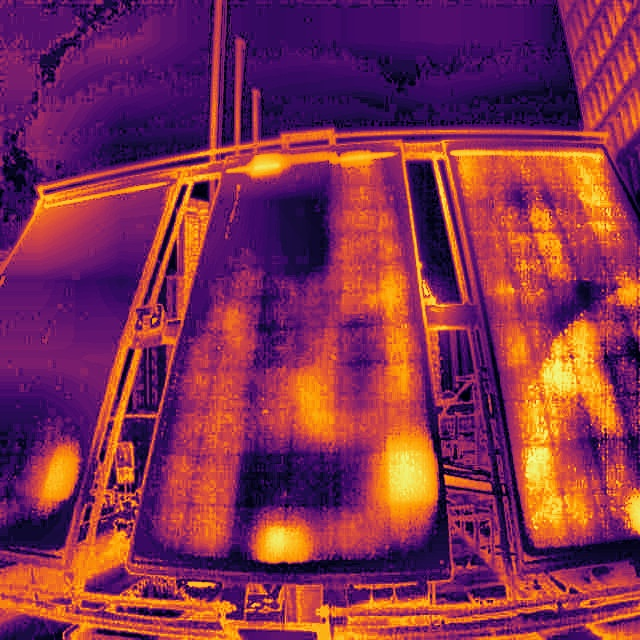
#> input picture test/images/20260106_073719_8b_jpg.rf.84e4a0f980827ca8b69ab449f9f0da0e.jpg, 640 x 640 px; its folder holds only this picture in this run
$ python preprocessing_test.py --image test/images/20260106_073719_8b_jpg.rf.84e4a0f980827ca8b69ab449f9f0da0e.jpg
#> lines starting #> are read from the running program, lines starting #| are printed output that depends on the picture
#> in compare_single, img_bgr is the input picture: shape (640, 640, 3); mean B, G, R 79.2, 47.7, 131.9
"""
preprocessing_test.py
=====================
SolarScan FYP — Preprocessing Visual Comparison Tool
University of Malaya

Shows three stages side by side for any image in the dataset:
  Stage 0 : Raw (simulated grayscale — original state before preprocessing)
  Stage 1 : After CLAHE (contrast enhancement)
  Stage 2 : After INFERNO colormap (final preprocessed state)

NOTE: preprocessing.py overwrites originals, so this script simulates
the "before" state by converting the already-processed image back to
grayscale — this faithfully reconstructs the raw thermal camera output.

HOW TO RUN:
  python preprocessing_test.py                  # first image in dataset
  python preprocessing_test.py --random         # random image
  python preprocessing_test.py --image path.jpg # specific image
  python preprocessing_test.py --all            # grid of 6 images
  python preprocessing_test.py --save           # save output to PNG

REQUIREMENTS:
  pip install opencv-python numpy matplotlib
"""

import cv2
import numpy as np
import matplotlib.pyplot as plt
import matplotlib.gridspec as gridspec
import matplotlib.cm as cm
import os
import argparse
import random

# ─── SETTINGS ─────────────────────────────────
DATASET_DIR = "dataset2/train/images"
OUTPUT_DIR  = "runs/preprocessing_test"
CLAHE_CLIP  = 2.0
CLAHE_GRID  = (8, 8)

BG       = "#07080e"
SURFACE  = "#10131e"
BORDER   = "#1a1f30"
TEXT     = "#dde3f0"
MUTED    = "#3d4a5c"
ORANGE   = "#f97316"
AMBER    = "#f59e0b"
BLUE     = "#3b82f6"


# ─── PIPELINE FUNCTIONS ───────────────────────

def simulate_raw(image_bgr):
    """
    Reconstruct the raw grayscale thermal state from the
    already-processed INFERNO image by converting to grayscale.
    This is equivalent to what the thermal camera originally output.
    """
    return cv2.cvtColor(image_bgr, cv2.COLOR_BGR2GRAY)
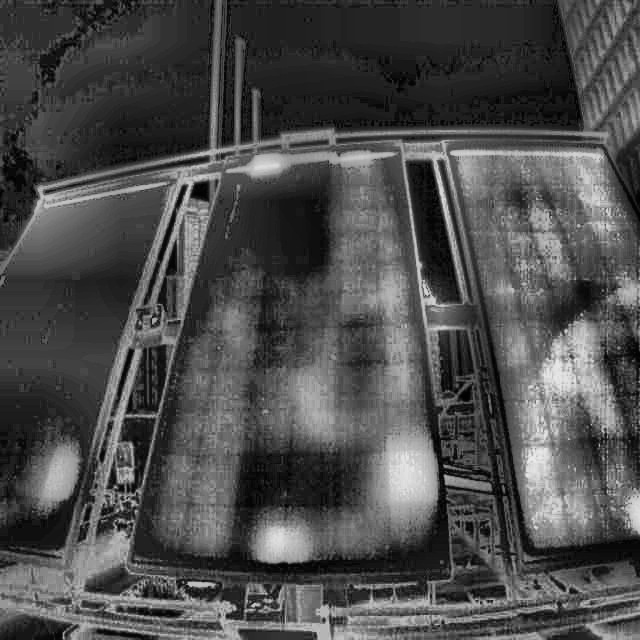
#> returned value: shape (640, 640); min 1, max 236, mean 76.5


def apply_clahe(gray):
    clahe = cv2.createCLAHE(clipLimit=CLAHE_CLIP, tileGridSize=CLAHE_GRID)
    return clahe.apply(gray)
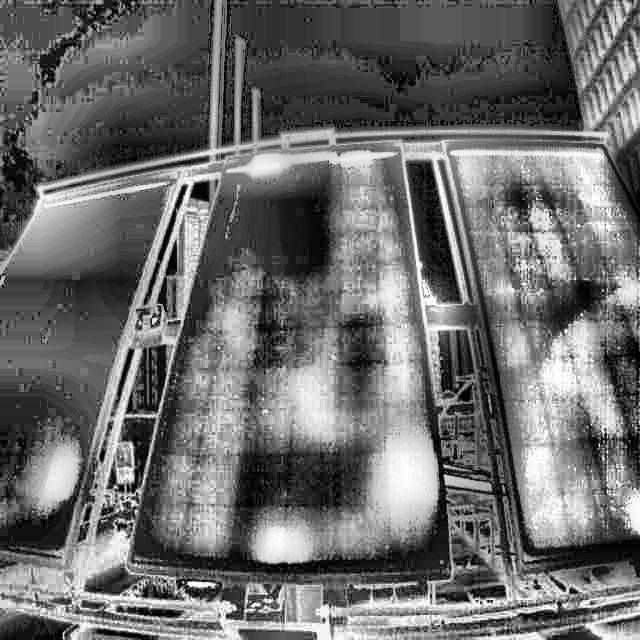
#> returned value: shape (640, 640); min 0, max 255, mean 108.4


def apply_inferno(gray):
    normalized   = gray.astype(np.float32) / 255.0
    inferno      = cm.get_cmap("inferno")
    colored_rgba = inferno(normalized)
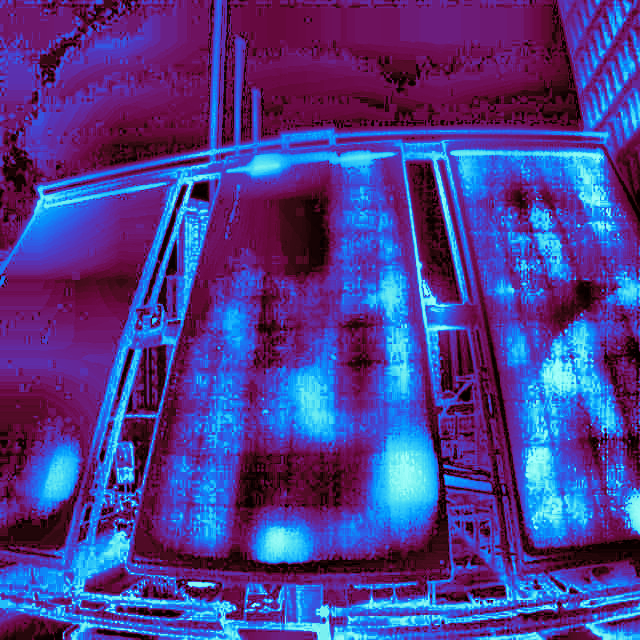
#> colored_rgba: shape (640, 640, 4) float64; mean of channels 0, 1, 2, 3 0.559, 0.24, 0.3, 1; drawn as B, G, R
    colored_rgb  = (colored_rgba[:, :, :3] * 255).astype(np.uint8)
    return colored_rgb


def run_pipeline(image_bgr):
    """Return all three stages."""
    raw     = simulate_raw(image_bgr)
    clahe   = apply_clahe(raw)
    inferno = apply_inferno(clahe)
    return raw, clahe, inferno


# ─── SINGLE IMAGE COMPARISON ──────────────────

def compare_single(image_path, save_path=None, show=True):
    img_bgr = cv2.imread(image_path)
    if img_bgr is None:
        print(f"Could not read: {image_path}")
        return

    raw, clahe_img, inferno_img = run_pipeline(img_bgr)

    # Stats
    raw_std    = float(np.std(raw))
#> raw_std = 47.37
    clahe_std  = float(np.std(clahe_img))
#> clahe_std = 64.65
    raw_mean   = float(np.mean(raw))
#> raw_mean = 76.46
    clahe_mean = float(np.mean(clahe_img))
#> clahe_mean = 108.4
    contrast_gain = ((clahe_std - raw_std) / raw_std * 100) if raw_std > 0 else 0
#> contrast_gain = 36.47

    # Histograms
    hist_raw   = cv2.calcHist([raw],       [0], None, [256], [0, 256]).flatten()
#> hist_raw = 256 values, max 7388 at index 32, min 0 at index 0, mean 1600
    hist_clahe = cv2.calcHist([clahe_img], [0], None, [256], [0, 256]).flatten()
#> hist_clahe = 256 values, max 3293 at index 81, min 41 at index 255, mean 1600

    # ─── Figure layout ────────────────────────
    fig = plt.figure(figsize=(18, 10), facecolor=BG)
    fig.suptitle(
     #   f"SolarScan  |  Preprocessing Comparison\n"
        f"{os.path.basename(image_path)}",
        color=TEXT, fontsize=13, fontweight="bold", y=0.99,
        fontfamily="monospace"
    )

    gs = gridspec.GridSpec(
        2, 4, figure=fig,
        hspace=0.45, wspace=0.30,
        top=0.91, bottom=0.06,
        left=0.04, right=0.97
    )

    # ── Row 0: Images ─────────────────────────
    stages  = [raw, clahe_img, inferno_img]
    titles  = [
        "Stage 0 — Raw Grayscale\n(before preprocessing)",
        "Stage 1 — After CLAHE\n(contrast enhancement)",
        "Stage 2 — After INFERNO\n(final preprocessed)",
    ]
    cmaps_  = ["gray", "gray", None]
    borders = [MUTED, AMBER, ORANGE]

    for col in range(3):
        ax = fig.add_subplot(gs[0, col])
        ax.set_facecolor(SURFACE)
        if cmaps_[col]:
            ax.imshow(stages[col], cmap=cmaps_[col], vmin=0, vmax=255)
        else:
            ax.imshow(stages[col])
        ax.set_title(titles[col], color=TEXT, fontsize=9.5,
                     fontweight="bold", pad=8, fontfamily="monospace")
        ax.axis("off")
        for spine in ax.spines.values():
            spine.set_visible(True)
            spine.set_edgecolor(borders[col])
            spine.set_linewidth(2)

    # ── Difference map ────────────────────────
    diff      = cv2.absdiff(raw, clahe_img).astype(np.float32)
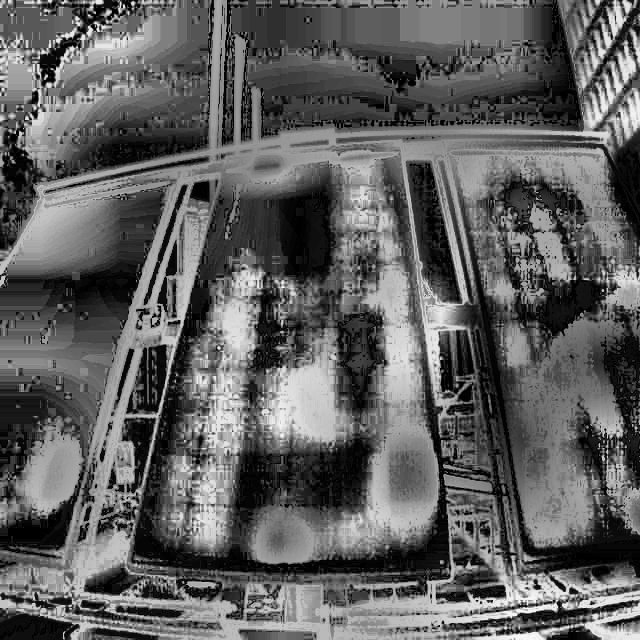
#> diff: shape (640, 640) float32; min 0, max 86, mean 32.5; drawn with min black and max white
    diff_norm = (diff / diff.max() * 255).astype(np.uint8) if diff.max() > 0 else diff.astype(np.uint8)
    diff_rgb  = apply_inferno(diff_norm)
#> in apply_inferno (call 2), `colored_rgba = inferno(normalized)`:
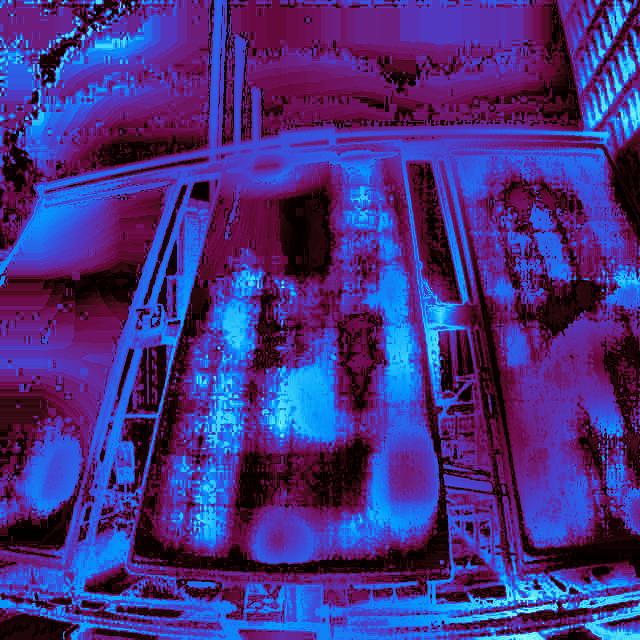
#> colored_rgba: shape (640, 640, 4) float64; mean of channels 0, 1, 2, 3 0.511, 0.19, 0.275, 1; drawn as B, G, R

    ax_diff = fig.add_subplot(gs[0, 3])
    ax_diff.set_facecolor(SURFACE)
    ax_diff.imshow(diff_rgb)
    ax_diff.set_title("CLAHE Difference Map\n(what CLAHE changed)",
                      color=TEXT, fontsize=9.5, fontweight="bold",
                      pad=8, fontfamily="monospace")
    ax_diff.axis("off")
    for spine in ax_diff.spines.values():
        spine.set_visible(True)
        spine.set_edgecolor(BLUE)
        spine.set_linewidth(2)

    # ── Row 1 col 0: Raw histogram ─────────────
    ax_h0 = fig.add_subplot(gs[1, 0])
    ax_h0.set_facecolor(SURFACE)
    ax_h0.fill_between(range(256), hist_raw, alpha=0.4, color=MUTED)
    ax_h0.plot(range(256), hist_raw, color=MUTED, linewidth=1.2)
    ax_h0.set_title("Pixel Histogram — Raw", color=TEXT,
                    fontsize=9, pad=5, fontfamily="monospace")
    ax_h0.set_xlim(0, 255)
    ax_h0.set_facecolor(SURFACE)
    ax_h0.tick_params(colors=MUTED, labelsize=7)
    ax_h0.spines[:].set_color(BORDER)
    ax_h0.set_xlabel("Pixel value  (0 = cold,  255 = hot)",
                     color=MUTED, fontsize=7)
    ax_h0.set_ylabel("Count", color=MUTED, fontsize=7)
    ax_h0.annotate(
        f"mean={raw_mean:.0f}  std={raw_std:.1f}",
        xy=(0.97, 0.94), xycoords="axes fraction",
        ha="right", va="top", color=MUTED,
        fontsize=7, fontfamily="monospace"
    )

    # ── Row 1 col 1: CLAHE histogram ──────────
    ax_h1 = fig.add_subplot(gs[1, 1])
    ax_h1.set_facecolor(SURFACE)
    ax_h1.fill_between(range(256), hist_clahe, alpha=0.4, color=AMBER)
    ax_h1.plot(range(256), hist_clahe, color=AMBER, linewidth=1.2)
    ax_h1.set_title("Pixel Histogram — After CLAHE", color=TEXT,
                    fontsize=9, pad=5, fontfamily="monospace")
    ax_h1.set_xlim(0, 255)
    ax_h1.tick_params(colors=MUTED, labelsize=7)
    ax_h1.spines[:].set_color(BORDER)
    ax_h1.set_xlabel("Pixel value  (0 = cold,  255 = hot)",
                     color=MUTED, fontsize=7)
    ax_h1.set_ylabel("Count", color=MUTED, fontsize=7)
    ax_h1.annotate(
        f"mean={clahe_mean:.0f}  std={clahe_std:.1f}",
        xy=(0.97, 0.94), xycoords="axes fraction",
        ha="right", va="top", color=MUTED,
        fontsize=7, fontfamily="monospace"
    )

    # ── Row 1 col 2: INFERNO scale bar ────────
    ax_cb = fig.add_subplot(gs[1, 2])
    ax_cb.set_facecolor(SURFACE)
    gradient = np.linspace(0, 1, 256).reshape(1, -1)
    ax_cb.imshow(gradient, aspect="auto", cmap="inferno",
                 extent=[0, 255, 0, 1])
    ax_cb.set_title("INFERNO Colormap Scale", color=TEXT,
                    fontsize=9, pad=5, fontfamily="monospace")
    ax_cb.set_yticks([])
    ax_cb.tick_params(colors=MUTED, labelsize=8)
    ax_cb.spines[:].set_color(BORDER)
    ax_cb.set_xticks([0, 64, 128, 192, 255])
    ax_cb.set_xticklabels(
        ["Cold\n(black)", "Cool\n(purple)", "Warm\n(red)",
         "Hot\n(orange)", "Very Hot\n(yellow-white)"],
        color=MUTED, fontsize=7
    )

    # ── Row 1 col 3: Stats panel ───────────────
    ax_st = fig.add_subplot(gs[1, 3])
    ax_st.set_facecolor(SURFACE)
    ax_st.axis("off")
    ax_st.spines[:].set_color(BORDER)

    stats = [
        ("CLAHE clip limit",  f"{CLAHE_CLIP}"),
        ("CLAHE tile grid",   f"{CLAHE_GRID[0]} x {CLAHE_GRID[1]}"),
        ("",                  ""),
        ("Raw mean",          f"{raw_mean:.1f}"),
        ("CLAHE mean",        f"{clahe_mean:.1f}"),
        ("",                  ""),
        ("Raw std dev",       f"{raw_std:.1f}"),
        ("CLAHE std dev",     f"{clahe_std:.1f}"),
        ("Contrast gain",     f"+{contrast_gain:.1f}%"),
        ("",                  ""),
        ("Output channels",   "3  (RGB)"),
        ("Colormap",          "INFERNO"),
    ]
#> stats = 12 items, first 6: ('CLAHE clip limit', '2.0'), ('CLAHE tile grid', '8 x 8'), ('', ''), ('Raw mean', '76.5'), ('CLAHE mean', '108.4'), ('', '')

    ax_st.text(0.05, 0.97, "Processing Stats",
               transform=ax_st.transAxes,
               color=ORANGE, fontsize=9.5, fontweight="bold",
               va="top", fontfamily="monospace")

    for i, (k, v) in enumerate(stats):
        y = 0.84 - i * 0.072
        if not k:
            continue
        ax_st.text(0.05, y, k, transform=ax_st.transAxes,
                   color=MUTED, fontsize=8, va="top",
                   fontfamily="monospace")
        ax_st.text(0.62, y, v, transform=ax_st.transAxes,
                   color=TEXT, fontsize=8, va="top",
                   fontfamily="monospace", fontweight="bold")
#> this loop made 12 passes
#> (k, v, y) on passes 1 to 8: ('CLAHE clip limit', '2.0', 0.84), ('CLAHE tile grid', '8 x 8', 0.768), ('', '', 0.696), ('Raw mean', '76.5', 0.624), ('CLAHE mean', '108.4', 0.552), ('', '', 0.48), ('Raw std dev', '47.4', 0.408), ('CLAHE std dev', '64.6', 0.336)

    # ── Footer ────────────────────────────────
    fig.text(0.5, 0.01,
             "SolarScan  |  University of Malaya FYP  |  "
             "Note: 'Raw' is simulated by converting processed image back to grayscale",
             ha="center", color=MUTED, fontsize=7, fontfamily="monospace")

    plt.subplots_adjust(top=0.92)

    if save_path:
        os.makedirs(os.path.dirname(save_path), exist_ok=True)
        plt.savefig(save_path, dpi=150, facecolor=BG, bbox_inches="tight")
        print(f"Saved: {save_path}")

    if show:
        plt.show()
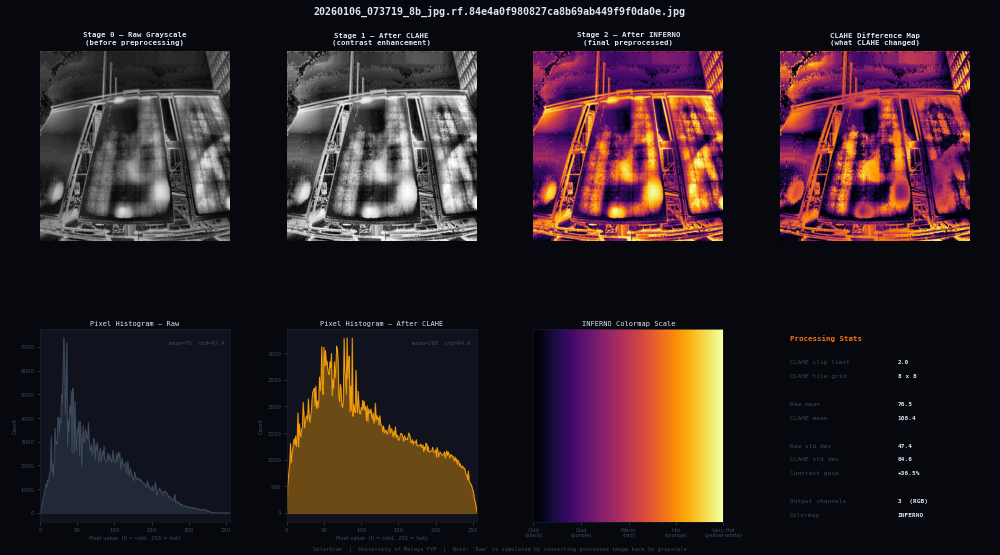
#> figure drawn by matplotlib, 7 panels; panel 5: curve peaks at x = 32, y = 7388; panel 6: curve peaks at x = 81, y = 3293

    plt.close()
    return contrast_gain


# ─── MULTI-IMAGE GRID ─────────────────────────

# [58 lines left out: function compare_grid, not called in this run]


# ─── MAIN ─────────────────────────────────────

def main():
    parser = argparse.ArgumentParser(
        description="SolarScan — Preprocessing Visual Comparison"
    )
    parser.add_argument("--image",  type=str, default=None,
                        help="Path to a specific image")
    parser.add_argument("--random", action="store_true",
                        help="Pick a random image from the dataset")
    parser.add_argument("--all",    action="store_true",
                        help="Generate a comparison grid of 6 images")
    parser.add_argument("--save",   action="store_true",
                        help="Save output PNG to runs/preprocessing_test/")
    parser.add_argument("--n",      type=int, default=6,
                        help="Number of images for --all grid (default 6)")
    args = parser.parse_args()

    os.makedirs(OUTPUT_DIR, exist_ok=True)

    # Collect images
    all_images = []
    if os.path.exists(DATASET_DIR):
        all_images = sorted([
            os.path.join(DATASET_DIR, f)
            for f in os.listdir(DATASET_DIR)
            if f.lower().endswith((".jpg", ".jpeg", ".png", ".bmp"))
        ])

    if not all_images:
        print(f"No images found in {DATASET_DIR}")
        print("Make sure dataset2/train/images/ exists.")
        return

    print(f"Found {len(all_images)} images in {DATASET_DIR}")

    # Grid mode
    if args.all:
        save_path = os.path.join(OUTPUT_DIR, "comparison_grid.png")
        compare_grid(all_images, save_path, n=args.n)
        return

    # Single image mode
    if args.image:
        image_path = args.image
    elif args.random:
        image_path = random.choice(all_images)
        print(f"Selected: {os.path.basename(image_path)}")
    else:
        image_path = all_images[0]
        print(f"Using first image: {os.path.basename(image_path)}")

    save_path = None
    if args.save:
        name = os.path.splitext(os.path.basename(image_path))[0]
        save_path = os.path.join(OUTPUT_DIR, f"{name}_comparison.png")

    print("\nGenerating comparison...")
    gain = compare_single(image_path, save_path=save_path, show=True)
#> gain = 36.47
    print(f"Contrast gain from CLAHE: +{gain:.1f}%")
#| Contrast gain from CLAHE: +36.5%
    print("\nClose the plot window to exit.")


if __name__ == "__main__":
    main()

$ run again, on test/images/Thermal_Solar_426_jpg.rf.5d39a2c502ddb18ed3ab5bdb5e0be09e.jpg
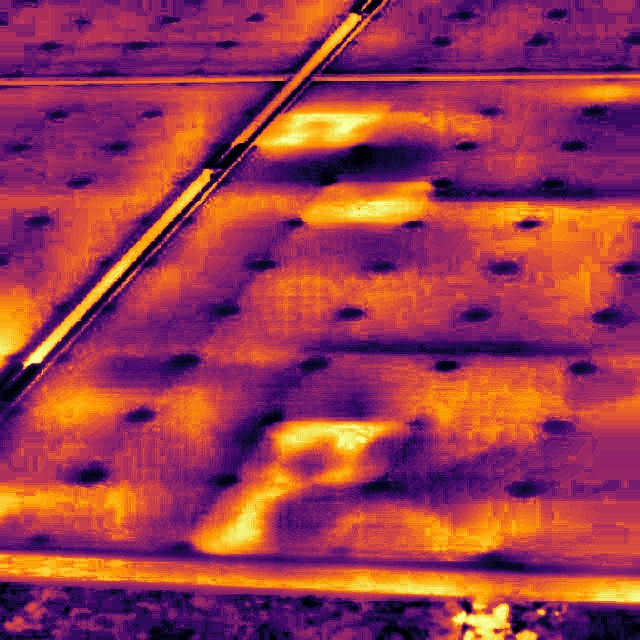
#> input picture test/images/Thermal_Solar_426_jpg.rf.5d39a2c502ddb18ed3ab5bdb5e0be09e.jpg, 640 x 640 px
#> in compare_single, img_bgr is the input picture: shape (640, 640, 3); mean B, G, R 79, 57.3, 155.7
#> in apply_inferno, `colored_rgba = inferno(normalized)`:
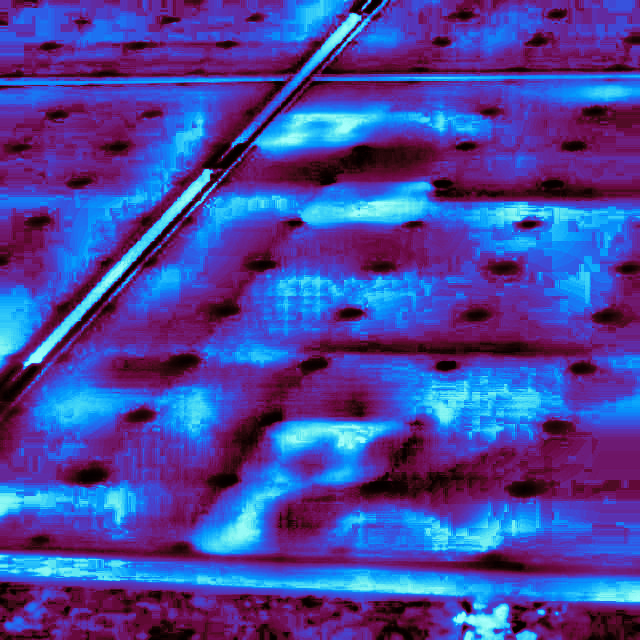
#> colored_rgba: shape (640, 640, 4) float64; mean of channels 0, 1, 2, 3 0.621, 0.271, 0.285, 1; drawn as B, G, R
#> raw_std = 45
#> clahe_std = 62.72
#> raw_mean = 89.21
#> clahe_mean = 119.2
#> contrast_gain = 39.39
#> hist_raw = 256 values, max 5189 at index 75, min 0 at index 245, mean 1600
#> hist_clahe = 256 values, max 2933 at index 110, min 35 at index 0, mean 1600
#> in apply_inferno (call 2), `colored_rgba = inferno(normalized)`:
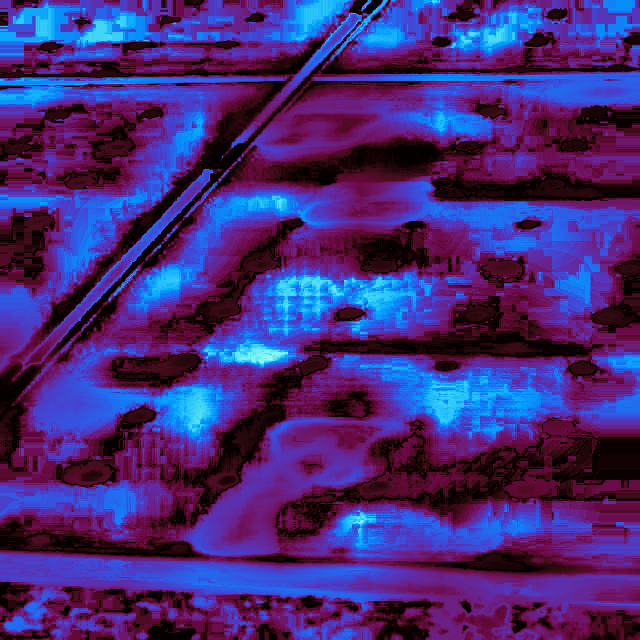
#> colored_rgba: shape (640, 640, 4) float64; mean of channels 0, 1, 2, 3 0.471, 0.17, 0.274, 1; drawn as B, G, R
#> stats = 12 items, first 6: ('CLAHE clip limit', '2.0'), ('CLAHE tile grid', '8 x 8'), ('', ''), ('Raw mean', '89.2'), ('CLAHE mean', '119.2'), ('', '')
#> the loop in compare_single, `for i, (k, v) in enumerate(stats):` made 12 passes
#> (k, v, y) on passes 1 to 8: ('CLAHE clip limit', '2.0', 0.84), ('CLAHE tile grid', '8 x 8', 0.768), ('', '', 0.696), ('Raw mean', '89.2', 0.624), ('CLAHE mean', '119.2', 0.552), ('', '', 0.48), ('Raw std dev', '45.0', 0.408), ('CLAHE std dev', '62.7', 0.336)
#> gain = 39.39
#| Contrast gain from CLAHE: +39.4%
